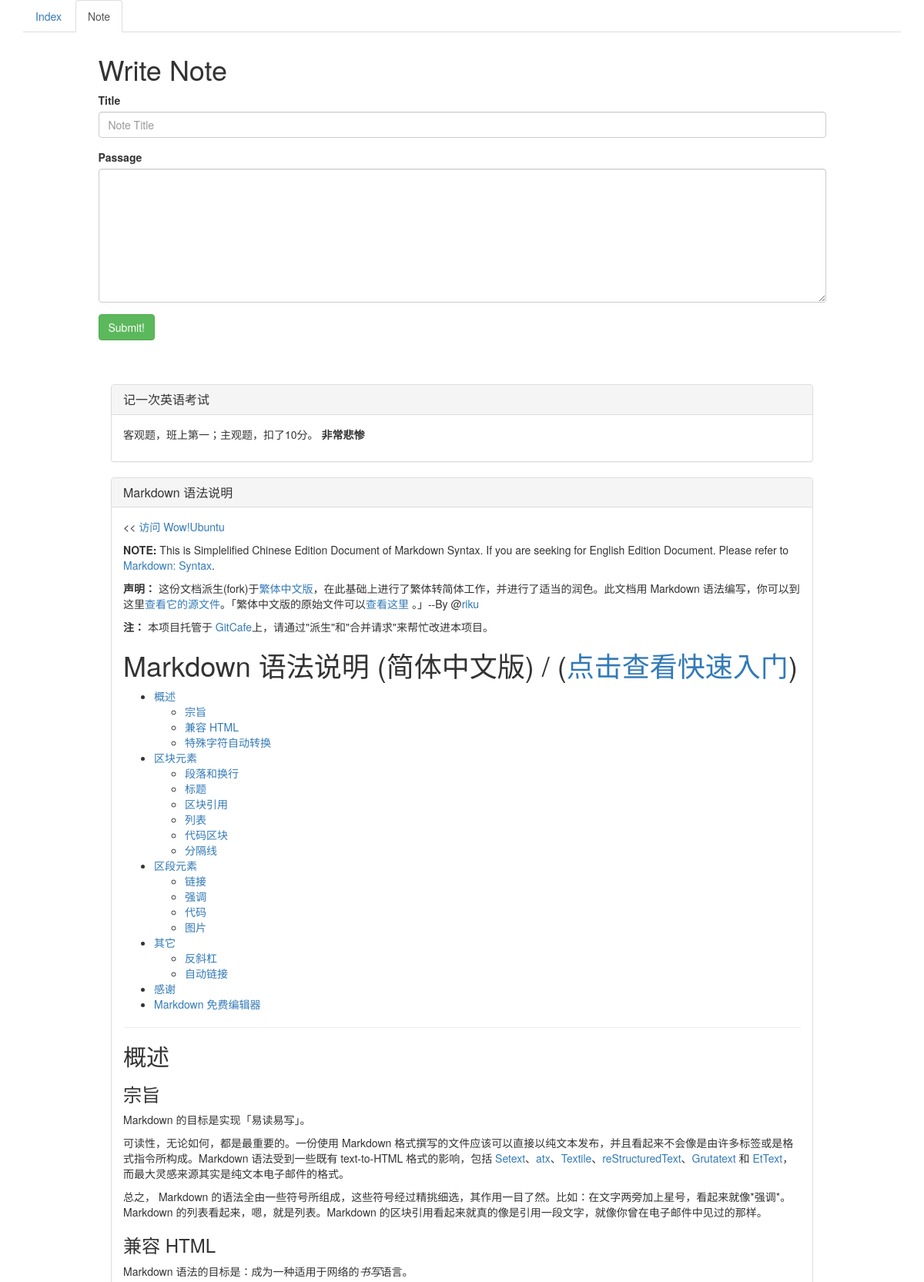
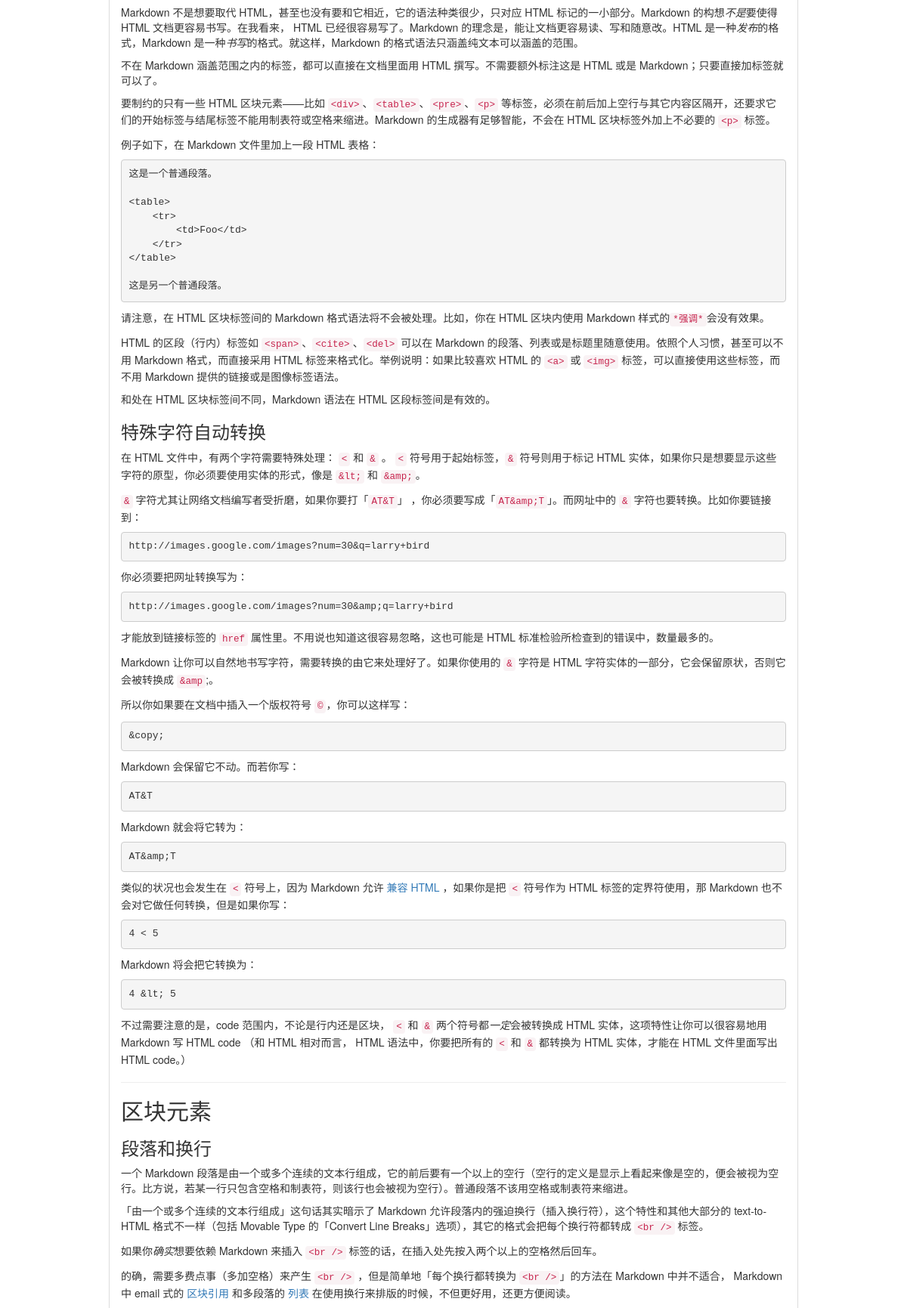
/note (upper part), run on the app's committed database (2 pictures, top to bottom).
### tables this page shows
CREATE TABLE Notes(
note_title nvarchar(120) not null,
note_passage nvarchar(12000) not null);

### StudyNote.py (the view, shortened to what this page needs)
@app.route('/note', methods=['GET', 'POST'])
def note():
    global notes
    notes = get_note()
    return render_template('note.html', notes=reversed(notes))

### StudyNote.py (called while the page is built)
def get_note():
    new_notes = []
    cur = g.db.execute('SELECT * FROM Notes')
    for row in cur.fetchall():
        new_notes.append(Note(row[0], row[1]))
    return new_notes

def connect_db():
    return sqlite3.connect(DATABASE)

@app.before_request
def before_request():
    g.db = connect_db()

@app.teardown_request
def teardown_request(exception):
    if hasattr(g, 'db'):
        g.db.close()

### templates/note.html (shortened to what this page needs)
<!DOCTYPE html>
<html lang="en">
    <head>
        <link rel="stylesheet" href="https://cdn.bootcss.com/bootstrap/3.3.7/css/bootstrap.min.css">
    </head>
    <body>
        <div class="container">
            <ul class="nav nav-tabs">
                <li role="presentation">
                    <a href="/">Index</a>
                </li>
                <li role="presentation" class="active">
                    <a href="/note">Note</a>
                </li>
            </ul>
            <div class="row">
                <div class="col-sm-offset-1 col-sm-10 col-xs-offset-2 col-xs-8">
                    <div id="write" style="margin-top: 3%;">
                        <h1>Write Note</h1>
                        <form action="" method="post">
                            <div class="form-group">
                                <label for="title">Title</label>
                                <input name="title" type="text" class="form-control" placeholder="Note Title">
                            </div>
                            <div class="form-group">
                                <label for="passage">Passage</label>
                                <textarea name="passage" class="form-control" rows="8"></textarea>
                            </div>
                            <div style="margin-top: 0.2%">
                                <button type="submit" class="btn btn-success">Submit!</button>
                            </div>
                        </form>
                    </div>
                </div>
            </div>
            <div id="note" style="margin-top: 5%; border-top: azure; margin-left: 10%; margin-right: 10%;">
                {% for note in notes %}
                    <div class="panel panel-default">
                        <div class="panel-heading">
                            <h3 class="panel-title">
                                {{ note.title }}
                            </h3>
                        </div>
                        <div class="panel-body">
                            {{ note.passage|safe }}
                        </div>
                    </div>
                {% endfor %}
            </div>
        </div>
    </body>
</html>

### data on the page
Notes: title "记一次英语考试", passage "客观题，班上第一；主观题，扣了10分。 非常悲惨"
Notes: title "Markdown 语法说明", passage "<< 访问 Wow!Ubuntu NOTE: This is Simplelified Chinese Edition Document of Markdown Syntax. If you are seeking for English Edition Document. Please refer to Markdown: Syntax . 声明： 这份文档派生(fork)于 繁体中文版 ，在此基础上进行了繁体转简体工作，并进行了适当的润色。此文档用 Markdown 语法编写，你可以到这里 查看它的源文件 。「繁体中文版的原始文件可以 查看这里 。」--By @ riku 注： 本项目托管于 GitCafe 上，请通过\"派生\"和\"合并请求\"来帮忙改进本项目。 Markdown 语法说明 (简体中文版) / ( 点击查看快速入门 ) 概述 宗旨 兼容 HTML 特殊字符自动转换 区块元素 段落和换行 标题 区块引用 列表 代码区块 分隔线 区段元素 链接 强调 代码 图片 其它 反斜杠 自动链接 感谢 Markdown 免费编辑器 概述 宗旨 Markdown 的目标是实现「易读易写」。 可读性，无论如何，都是最重要的。一份使用 Markdown 格式撰写的文件应该可以直接以纯文本发布，并且看起来不会像是由许多标签或是格式指令所构成。Markdown 语法受到一些既有 text-to-HTML 格式的影响，包括 Setext 、 atx 、 Textile 、 reStructuredText 、 Grutatext 和 EtText…"
